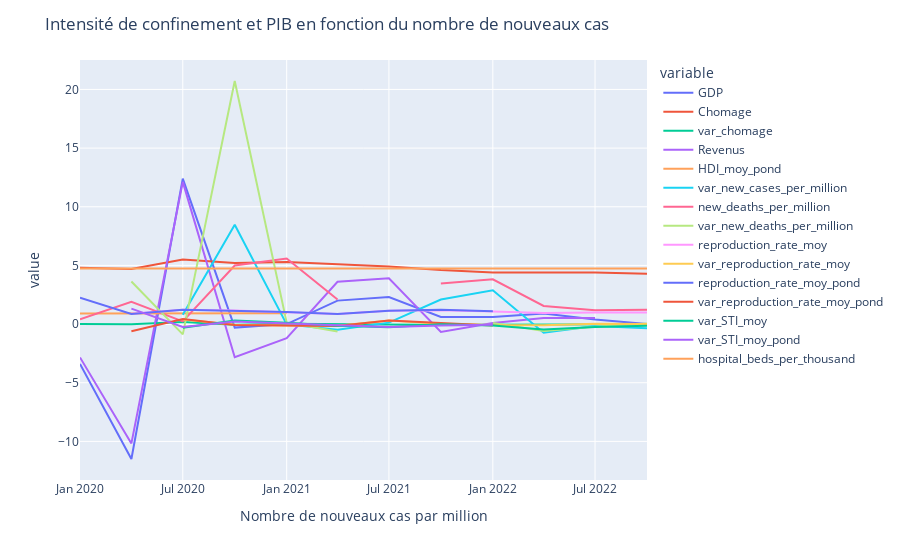

Write notebook code for a chart like this one.
### Code cell
order = data_eur.corr()['Chomage'].abs().sort_values(ascending = False)
correl_sorted_chomage = data_eur.corr()['Chomage'][order.index]
del order

order = data_eur.corr()['Revenus'].abs().sort_values(ascending = False)
correl_sorted_revenus = data_eur.corr()['Revenus'][order.index]
del order

order = data_eur.corr()['HDI_moy_pond'].abs().sort_values(ascending = False)
correl_sorted_HDI = data_eur.corr()['HDI_moy_pond'][order.index]
del order



print ()

print ('    Correlations avec le chomage : ')
print (correl_sorted_chomage[1:6])

print ()

print ('    Correlations avec le revenu : ')
print (correl_sorted_revenus[1:6])

print ()

print ('    Correlations avec le HDI (moyenne ponderee par la population) : ')
print (correl_sorted_HDI[1:6])

### Figure 1 — Plotly figure (JSON) as saved in the notebook; plotly's stock layout.template omitted (floating-point values rounded to 4 significant figures)
{"data": [{"hovertemplate": "variable=GDP<br>Quarter=%{x}<br>value=%{y}<extra></extra>", "legendgroup": "GDP", "line": {"color": "#636efa", "dash": "solid"}, "marker": {"symbol": "circle"}, "mode": "lines", "name": "GDP", "orientation": "v", "showlegend": true, "type": "scatter", "x": ["2020-01-01T00:00:00", "2020-04-01T00:00:00", "2020-07-01T00:00:00", "2020-10-01T00:00:00", "2021-01-01T00:00:00", "2021-04-01T00:00:00", "2021-07-01T00:00:00", "2021-10-01T00:00:00", "2022-01-01T00:00:00", "2022-04-01T00:00:00", "2022-07-01T00:00:00", "2022-10-01T00:00:00"], "xaxis": "x", "y": [-3.4, -11.5, 12.4, -0.3, 0, 2, 2.3, 0.6, 0.6, 0.9, 0.4, 0], "yaxis": "y"}, {"hovertemplate": "variable=Chomage<br>Quarter=%{x}<br>value=%{y}<extra></extra>", "legendgroup": "Chomage", "line": {"color": "#EF553B", "dash": "solid"}, "marker": {"symbol": "circle"}, "mode": "lines", "name": "Chomage", "orientation": "v", "showlegend": true, "type": "scatter", "x": ["2020-01-01T00:00:00", "2020-04-01T00:00:00", "2020-07-01T00:00:00", "2020-10-01T00:00:00", "2021-01-01T00:00:00", "2021-04-01T00:00:00", "2021-07-01T00:00:00", "2021-10-01T00:00:00", "2022-01-01T00:00:00", "2022-04-01T00:00:00", "2022-07-01T00:00:00", "2022-10-01T00:00:00"], "xaxis": "x", "y": [4.8, 4.7, 5.5, 5.2, 5.3, 5.1, 4.9, 4.6, 4.4, 4.4, 4.4, 4.3], "yaxis": "y"}, {"hovertemplate": "variable=var_chomage<br>Quarter=%{x}<br>value=%{y}<extra></extra>", "legendgroup": "var_chomage", "line": {"color": "#00cc96", "dash": "solid"}, "marker": {"symbol": "circle"}, "mode": "lines", "name": "var_chomage", "orientation": "v", "showlegend": true, "type": "scatter", "x": ["2020-01-01T00:00:00", "2020-04-01T00:00:00", "2020-07-01T00:00:00", "2020-10-01T00:00:00", "2021-01-01T00:00:00", "2021-04-01T00:00:00", "2021-07-01T00:00:00", "2021-10-01T00:00:00", "2022-01-01T00:00:00", "2022-04-01T00:00:00", "2022-07-01T00:00:00", "2022-10-01T00:00:00"], "xaxis": "x", "y": [0, -0.02083, 0.1702, -0.05455, 0.01923, -0.03774, -0.03922, -0.06122, -0.04348, 0, 0, -0.02273], "yaxis": "y"}, {"hovertemplate": "variable=Revenus<br>Quarter=%{x}<br>value=%{y}<extra></extra>", "legendgroup": "Revenus", "line": {"color": "#ab63fa", "dash": "solid"}, "marker": {"symbol": "circle"}, "mode": "lines", "name": "Revenus", "orientation": "v", "showlegend": true, "type": "scatter", "x": ["2020-01-01T00:00:00", "2020-04-01T00:00:00", "2020-07-01T00:00:00", "2020-10-01T00:00:00", "2021-01-01T00:00:00", "2021-04-01T00:00:00", "2021-07-01T00:00:00", "2021-10-01T00:00:00", "2022-01-01T00:00:00", "2022-04-01T00:00:00", "2022-07-01T00:00:00", "2022-10-01T00:00:00"], "xaxis": "x", "y": [-2.84, -10.17, 12.12, -2.82, -1.2, 3.61, 3.91, -0.67, 0.09, 0.52, 0.52, null], "yaxis": "y"}, {"hovertemplate": "variable=HDI_moy_pond<br>Quarter=%{x}<br>value=%{y}<extra></extra>", "legendgroup": "HDI_moy_pond", "line": {"color": "#FFA15A", "dash": "solid"}, "marker": {"symbol": "circle"}, "mode": "lines", "name": "HDI_moy_pond", "orientation": "v", "showlegend": true, "type": "scatter", "x": ["2020-01-01T00:00:00", "2020-04-01T00:00:00", "2020-07-01T00:00:00", "2020-10-01T00:00:00", "2021-01-01T00:00:00", "2021-04-01T00:00:00", "2021-07-01T00:00:00", "2021-10-01T00:00:00", "2022-01-01T00:00:00", "2022-04-01T00:00:00", "2022-07-01T00:00:00", "2022-10-01T00:00:00"], "xaxis": "x", "y": [0.9103, 0.911, 0.9117, 0.9124, 0.9132, null, null, null, null, null, null, null], "yaxis": "y"}, {"hovertemplate": "variable=var_new_cases_per_million<br>Quarter=%{x}<br>value=%{y}<extra></extra>", "legendgroup": "var_new_cases_per_million", "line": {"color": "#19d3f3", "dash": "solid"}, "marker": {"symbol": "circle"}, "mode": "lines", "name": "var_new_cases_per_million", "orientation": "v", "showlegend": true, "type": "scatter", "x": ["2020-01-01T00:00:00", "2020-04-01T00:00:00", "2020-07-01T00:00:00", "2020-10-01T00:00:00", "2021-01-01T00:00:00", "2021-04-01T00:00:00", "2021-07-01T00:00:00", "2021-10-01T00:00:00", "2022-01-01T00:00:00", "2022-04-01T00:00:00", "2022-07-01T00:00:00", "2022-10-01T00:00:00"], "xaxis": "x", "y": [null, null, 0.7986, 8.474, -0.02769, -0.4822, 0.1246, 2.088, 2.883, -0.7364, -0.1564, -0.3535], "yaxis": "y"}, {"hovertemplate": "variable=new_deaths_per_million<br>Quarter=%{x}<br>value=%{y}<extra></extra>", "legendgroup": "new_deaths_per_million", "line": {"color": "#FF6692", "dash": "solid"}, "marker": {"symbol": "circle"}, "mode": "lines", "name": "new_deaths_per_million", "orientation": "v", "showlegend": true, "type": "scatter", "x": ["2020-01-01T00:00:00", "2020-04-01T00:00:00", "2020-07-01T00:00:00", "2020-10-01T00:00:00", "2021-01-01T00:00:00", "2021-04-01T00:00:00", "2021-07-01T00:00:00", "2021-10-01T00:00:00", "2022-01-01T00:00:00", "2022-04-01T00:00:00", "2022-07-01T00:00:00", "2022-10-01T00:00:00"], "xaxis": "x", "y": [0.409, 1.895, 0.2301, 4.998, 5.584, 2.09, null, 3.461, 3.819, 1.549, 1.18, 1.231], "yaxis": "y"}, {"hovertemplate": "variable=var_new_deaths_per_million<br>Quarter=%{x}<br>value=%{y}<extra></extra>", "legendgroup": "var_new_deaths_per_million", "line": {"color": "#B6E880", "dash": "solid"}, "marker": {"symbol": "circle"}, "mode": "lines", "name": "var_new_deaths_per_million", "orientation": "v", "showlegend": true, "type": "scatter", "x": ["2020-01-01T00:00:00", "2020-04-01T00:00:00", "2020-07-01T00:00:00", "2020-10-01T00:00:00", "2021-01-01T00:00:00", "2021-04-01T00:00:00", "2021-07-01T00:00:00", "2021-10-01T00:00:00", "2022-01-01T00:00:00", "2022-04-01T00:00:00", "2022-07-01T00:00:00", "2022-10-01T00:00:00"], "xaxis": "x", "y": [null, 3.633, -0.8785, 20.72, 0.1171, -0.6257, null, null, 0.1033, -0.5944, -0.2379, 0.04252], "yaxis": "y"}, {"hovertemplate": "variable=reproduction_rate_moy<br>Quarter=%{x}<br>value=%{y}<extra></extra>", "legendgroup": "reproduction_rate_moy", "line": {"color": "#FF97FF", "dash": "solid"}, "marker": {"symbol": "circle"}, "mode": "lines", "name": "reproduction_rate_moy", "orientation": "v", "showlegend": true, "type": "scatter", "x": ["2020-01-01T00:00:00", "2020-04-01T00:00:00", "2020-07-01T00:00:00", "2020-10-01T00:00:00", "2021-01-01T00:00:00", "2021-04-01T00:00:00", "2021-07-01T00:00:00", "2021-10-01T00:00:00", "2022-01-01T00:00:00", "2022-04-01T00:00:00", "2022-07-01T00:00:00", "2022-10-01T00:00:00"], "xaxis": "x", "y": [null, 0.8733, 1.217, 1.154, 1.008, 0.8699, 1.137, 1.175, 1.071, 0.955, 0.9886, 0.9853], "yaxis": "y"}, {"hovertemplate": "variable=var_reproduction_rate_moy<br>Quarter=%{x}<br>value=%{y}<extra></extra>", "legendgroup": "var_reproduction_rate_moy", "line": {"color": "#FECB52", "dash": "solid"}, "marker": {"symbol": "circle"}, "mode": "lines", "name": "var_reproduction_rate_moy", "orientation": "v", "showlegend": true, "type": "scatter", "x": ["2020-01-01T00:00:00", "2020-04-01T00:00:00", "2020-07-01T00:00:00", "2020-10-01T00:00:00", "2021-01-01T00:00:00", "2021-04-01T00:00:00", "2021-07-01T00:00:00", "2021-10-01T00:00:00", "2022-01-01T00:00:00", "2022-04-01T00:00:00", "2022-07-01T00:00:00", "2022-10-01T00:00:00"], "xaxis": "x", "y": [null, null, 0.3939, -0.05165, -0.1273, -0.1366, 0.3076, 0.03287, -0.08869, -0.1081, 0.0352, -0.003275], "yaxis": "y"}, {"hovertemplate": "variable=reproduction_rate_moy_pond<br>Quarter=%{x}<br>value=%{y}<extra></extra>", "legendgroup": "reproduction_rate_moy_pond", "line": {"color": "#636efa", "dash": "solid"}, "marker": {"symbol": "circle"}, "mode": "lines", "name": "reproduction_rate_moy_pond", "orientation": "v", "showlegend": true, "type": "scatter", "x": ["2020-01-01T00:00:00", "2020-04-01T00:00:00", "2020-07-01T00:00:00", "2020-10-01T00:00:00", "2021-01-01T00:00:00", "2021-04-01T00:00:00", "2021-07-01T00:00:00", "2021-10-01T00:00:00", "2022-01-01T00:00:00", "2022-04-01T00:00:00", "2022-07-01T00:00:00", "2022-10-01T00:00:00"], "xaxis": "x", "y": [2.246, 0.857, 1.224, 1.128, 1.025, 0.861, 1.13, 1.227, 1.085, null, null, null], "yaxis": "y"}, {"hovertemplate": "variable=var_reproduction_rate_moy_pond<br>Quarter=%{x}<br>value=%{y}<extra></extra>", "legendgroup": "var_reproduction_rate_moy_pond", "line": {"color": "#EF553B", "dash": "solid"}, "marker": {"symbol": "circle"}, "mode": "lines", "name": "var_reproduction_rate_moy_pond", "orientation": "v", "showlegend": true, "type": "scatter", "x": ["2020-01-01T00:00:00", "2020-04-01T00:00:00", "2020-07-01T00:00:00", "2020-10-01T00:00:00", "2021-01-01T00:00:00", "2021-04-01T00:00:00", "2021-07-01T00:00:00", "2021-10-01T00:00:00", "2022-01-01T00:00:00", "2022-04-01T00:00:00", "2022-07-01T00:00:00", "2022-10-01T00:00:00"], "xaxis": "x", "y": [null, -0.6184, 0.4288, -0.07913, -0.09117, -0.1598, 0.3127, 0.08599, -0.1161, null, null, null], "yaxis": "y"}, {"hovertemplate": "variable=var_STI_moy<br>Quarter=%{x}<br>value=%{y}<extra></extra>", "legendgroup": "var_STI_moy", "line": {"color": "#00cc96", "dash": "solid"}, "marker": {"symbol": "circle"}, "mode": "lines", "name": "var_STI_moy", "orientation": "v", "showlegend": true, "type": "scatter", "x": ["2020-01-01T00:00:00", "2020-04-01T00:00:00", "2020-07-01T00:00:00", "2020-10-01T00:00:00", "2021-01-01T00:00:00", "2021-04-01T00:00:00", "2021-07-01T00:00:00", "2021-10-01T00:00:00", "2022-01-01T00:00:00", "2022-04-01T00:00:00", "2022-07-01T00:00:00", "2022-10-01T00:00:00"], "xaxis": "x", "y": [null, null, -0.3051, 0.3047, 0.1198, -0.1337, -0.2596, -0.02402, -0.1113, -0.4632, -0.2552, -0.1314], "yaxis": "y"}, {"hovertemplate": "variable=var_STI_moy_pond<br>Quarter=%{x}<br>value=%{y}<extra></extra>", "legendgroup": "var_STI_moy_pond", "line": {"color": "#ab63fa", "dash": "solid"}, "marker": {"symbol": "circle"}, "mode": "lines", "name": "var_STI_moy_pond", "orientation": "v", "showlegend": true, "type": "scatter", "x": ["2020-01-01T00:00:00", "2020-04-01T00:00:00", "2020-07-01T00:00:00", "2020-10-01T00:00:00", "2021-01-01T00:00:00", "2021-04-01T00:00:00", "2021-07-01T00:00:00", "2021-10-01T00:00:00", "2022-01-01T00:00:00", "2022-04-01T00:00:00", "2022-07-01T00:00:00", "2022-10-01T00:00:00"], "xaxis": "x", "y": [null, 1.319, -0.24, 0.2259, 0.09578, -0.09443, -0.2581, -0.1144, -0.06579, null, null, null], "yaxis": "y"}, {"hovertemplate": "variable=hospital_beds_per_thousand<br>Quarter=%{x}<br>value=%{y}<extra></extra>", "legendgroup": "hospital_beds_per_thousand", "line": {"color": "#FFA15A", "dash": "solid"}, "marker": {"symbol": "circle"}, "mode": "lines", "name": "hospital_beds_per_thousand", "orientation": "v", "showlegend": true, "type": "scatter", "x": ["2020-01-01T00:00:00", "2020-04-01T00:00:00", "2020-07-01T00:00:00", "2020-10-01T00:00:00", "2021-01-01T00:00:00", "2021-04-01T00:00:00", "2021-07-01T00:00:00", "2021-10-01T00:00:00", "2022-01-01T00:00:00", "2022-04-01T00:00:00", "2022-07-01T00:00:00", "2022-10-01T00:00:00"], "xaxis": "x", "y": [4.728, 4.728, 4.728, 4.728, 4.728, 4.728, 4.728, 4.728, 4.728, 4.728, 4.728, 4.728], "yaxis": "y"}], "layout": {"legend": {"title": {"text": "variable"}, "tracegroupgap": 0}, "margin": {"t": 60}, "title": {"text": "Intensité de confinement et PIB en fonction du nombre de nouveaux cas"}, "xaxis": {"anchor": "y", "domain": [0, 1], "title": {"text": "Nombre de nouveaux cas par million"}}, "yaxis": {"anchor": "x", "domain": [0, 1], "title": {"text": "value"}}}}
